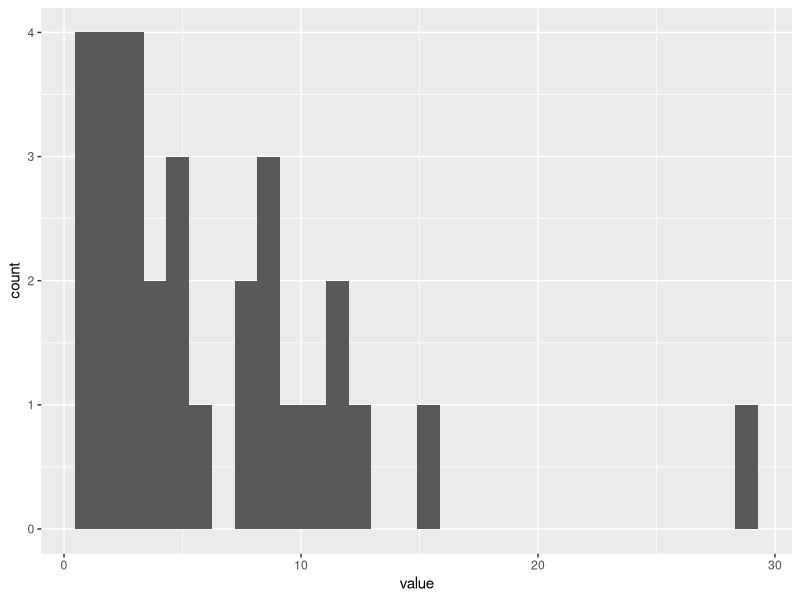

Here is the R script that generated this plot: (Note: this script raises an error after producing the figure.)
#@description
#Fitting a generalized state space model (GSSM Model) to data.
#GSSM model
#x[t] : latant variables
#z[t] : observed variables
# 
# system equation
# x[t] = x[t-1] + systemNoise[t] (systemNoise[] i.i.d. ~ Exponential(lambda), lambda > 0)
# 
# observation equation
# z[t] ~ Poisson(x[t]) 
library(ggplot2)

#model definition
gssm <- function(lambda) {
    getOneStepaheadState <- function(currentState, sysNoise){
        return(currentState + sysNoise)
    }

    getSystemNoise <- function(Num) {
        return(rexp(Num, rate = lambda))
    }

    getLikelihood <- function(observed, currentState){
        return(dpois(observed, lambda = currentState))
    }

    return(list(getOneStepaheadState = getOneStepaheadState, getSystemNoise = getSystemNoise, getLikelihood = getLikelihood))
}

#particle filter
ParticleFilter <- function(model, T, observed, Num, initParticles) {
  
  predictiveParticlesList = NULL
  filteringParticlesList = matrix(initParticles, nrow = 1)
  particleWeightsList = NULL
  loglikelihood = - T * log(Num)
  
  for (t in 1:T) {
    #prediction
    predictiveParticles <- mapply(gssm$getOneStepaheadState, filteringParticlesList[t,], gssm$getSystemNoise(Num))
    predictiveParticlesList <- rbind(predictiveParticlesList, predictiveParticles)
    
    #calculate likelihood
    particleWeights <- mapply(gssm$getLikelihood, rep(observed[t], Num), predictiveParticlesList[t,])
    loglikelihood = loglikelihood + log(sum(particleWeights))
    
    #resampling
    particleWeights <- particleWeights / sum(particleWeights)
    particleWeightsList <- rbind(particleWeightsList, particleWeights)
    
    filteringParticles <- sample(predictiveParticles, Num, replace = TRUE, prob = particleWeights)
    filteringParticlesList <- rbind(filteringParticlesList, filteringParticles)
  }
  return(list(predictiveParticlesList = predictiveParticlesList, filteringParticlesList = filteringParticlesList[2:(T + 1),], loglikelihood = loglikelihood))
}

#generating test data
T <- 30
x_0 <- 10
lambda <- 0.2
v <- rexp(T, rate = lambda)
x <- cumsum(v) + x_0
z <- rpois(T, lambda = x)
  
df <- data.frame(value = v)
ggplot <- ggplot(df, aes(x = value))
ggplot <- ggplot + geom_histogram(bins = 30)
plot(ggplot)

#fit 
Num <- 2000
initParticles <- runif(Num, 0, 30)
model <- gssm(lambda = lambda)
pf <- ParticleFilter(model, T, observed =  z, Num, initParticles)

pf$filteringParticlesList
estimate <- apply(pf$filteringParticlesList, MARGIN = 1, mean)

#visualization 
df_org <- data.frame(time = seq(1, T, 1), val = z[1:T], obj = rep('original sequence', T))
df_est <- data.frame(time = seq(1, T, 1), val = estimate, obj = rep('estimated state', T))
df_true <- data.frame(time = seq(1, T, 1), val = x[1:T], obj = rep('true state', T))
df <- rbind(rbind(df_org, df_est), df_true)

ggplot <- ggplot(df, aes(x = time, y = val, colour = obj, group = obj))
ggplot <- ggplot + geom_line()
plot(ggplot)